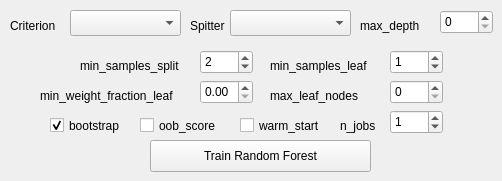
   <widget class="QWidget" name="tab3">
    <attribute name="title">
     <string>Random Forest</string>
    </attribute>
    <widget class="QSpinBox" name="min_samples_split_spinBox_3">
     <property name="geometry">
      <rect>
       <x>200</x>
       <y>50</y>
       <width>53</width>
       <height>24</height>
      </rect>
     </property>
     <property name="toolTip">
      <string>&lt;html&gt;&lt;head/&gt;&lt;body&gt;&lt;p&gt;&lt;span style=&quot; font-family:'Helvetica,Arial,sans-serif'; font-weight:600; color:#1d1f22;&quot;&gt;min_samples_split&lt;/span&gt;&lt;span style=&quot; font-family:'Helvetica,Arial,sans-serif'; color:#1d1f22;&quot;&gt; : int, optional (default=2)&lt;/span&gt;&lt;/p&gt;&lt;p&gt;&lt;span style=&quot; font-family:'Helvetica,Arial,sans-serif'; color:#1d1f22;&quot;&gt;The minimum number of samples required to split an internal node.&lt;/span&gt;&lt;/p&gt;&lt;/body&gt;&lt;/html&gt;</string>
     </property>
     <property name="value">
      <number>2</number>
     </property>
    </widget>
    <widget class="QPushButton" name="train_pushButton_3">
     <property name="geometry">
      <rect>
       <x>150</x>
       <y>140</y>
       <width>221</width>
       <height>32</height>
      </rect>
     </property>
     <property name="text">
      <string>Train Random Forest</string>
     </property>
    </widget>
    <widget class="QLabel" name="label_19">
     <property name="geometry">
      <rect>
       <x>270</x>
       <y>80</y>
       <width>111</width>
       <height>31</height>
      </rect>
     </property>
     <property name="text">
      <string>max_leaf_nodes</string>
     </property>
    </widget>
    <widget class="QSpinBox" name="max_depth_spinBox_3">
     <property name="geometry">
      <rect>
       <x>440</x>
       <y>10</y>
       <width>53</width>
       <height>24</height>
      </rect>
     </property>
     <property name="toolTip">
      <string>&lt;html&gt;&lt;head/&gt;&lt;body&gt;&lt;p&gt;&lt;span style=&quot; font-family:'Helvetica,Arial,sans-serif'; font-weight:600; color:#1d1f22;&quot;&gt;max_depth&lt;/span&gt;&lt;span style=&quot; font-family:'Helvetica,Arial,sans-serif'; color:#1d1f22;&quot;&gt; : int or None, optional (default=None)&lt;/span&gt;&lt;/p&gt;&lt;p&gt;&lt;span style=&quot; font-family:'Helvetica,Arial,sans-serif'; color:#1d1f22;&quot;&gt;The maximum depth of the tree. If None, then nodes are expanded until all leaves are pure or until all leaves contain less than min_samples_split samples. Ignored if max_leaf_nodes is not None.&lt;/span&gt;&lt;/p&gt;&lt;/body&gt;&lt;/html&gt;</string>
     </property>
    </widget>
    <widget class="QSpinBox" name="max_leaf_nodes_spinBox_3">
     <property name="geometry">
      <rect>
       <x>390</x>
       <y>80</y>
       <width>53</width>
       <height>24</height>
      </rect>
     </property>
     <property name="toolTip">
      <string notr="true">&lt;html&gt;&lt;head/&gt;&lt;body&gt;&lt;p&gt;&lt;span style=&quot; font-family:'Helvetica,Arial,sans-serif'; font-weight:600; color:#1d1f22;&quot;&gt;max_leaf_nodes : &lt;/span&gt;&lt;span style=&quot; font-family:'Helvetica,Arial,sans-serif'; color:#1d1f22;&quot;&gt;int or None, optional (default=None)&lt;/span&gt;&lt;/p&gt;&lt;p&gt;&lt;span style=&quot; font-family:'Helvetica,Arial,sans-serif'; color:#1d1f22;&quot;&gt;Grow a tree with max_leaf_nodes in best-first fashion. Best nodes are defined as relative reduction in impurity. If None then unlimited number of leaf nodes. If not None then max_depth will be ignored.&lt;/span&gt;&lt;/p&gt;&lt;/body&gt;&lt;/html&gt;</string>
     </property>
     <property name="value">
      <number>0</number>
     </property>
    </widget>
    <widget class="QLabel" name="label_20">
     <property name="geometry">
      <rect>
       <x>40</x>
       <y>80</y>
       <width>151</width>
       <height>31</height>
      </rect>
     </property>
     <property name="text">
      <string>min_weight_fraction_leaf</string>
     </property>
    </widget>
    <widget class="QSpinBox" name="min_samples_leaf_spinBox_3">
     <property name="geometry">
      <rect>
       <x>390</x>
       <y>50</y>
       <width>53</width>
       <height>24</height>
      </rect>
     </property>
     <property name="toolTip">
      <string>&lt;html&gt;&lt;head/&gt;&lt;body&gt;&lt;p&gt;&lt;span style=&quot; font-family:'Helvetica,Arial,sans-serif'; font-weight:600; color:#1d1f22;&quot;&gt;min_samples_leaf&lt;/span&gt;&lt;span style=&quot; font-family:'Helvetica,Arial,sans-serif'; color:#1d1f22;&quot;&gt; : int, optional (default=1)&lt;/span&gt;&lt;/p&gt;&lt;p&gt;&lt;span style=&quot; font-family:'Helvetica,Arial,sans-serif'; color:#1d1f22;&quot;&gt;The minimum number of samples required to be at a leaf node.&lt;/span&gt;&lt;/p&gt;&lt;/body&gt;&lt;/html&gt;</string>
     </property>
     <property name="value">
      <number>1</number>
     </property>
    </widget>
    <widget class="QComboBox" name="criterion_combo_box_3">
     <property name="geometry">
      <rect>
       <x>70</x>
       <y>10</y>
       <width>111</width>
       <height>26</height>
      </rect>
     </property>
     <property name="toolTip">
      <string>&lt;html&gt;&lt;head/&gt;&lt;body&gt;&lt;p&gt;&lt;span style=&quot; font-family:'Helvetica,Arial,sans-serif'; font-weight:600; color:#1d1f22;&quot;&gt;criterion&lt;/span&gt;&lt;span style=&quot; font-family:'Helvetica,Arial,sans-serif'; color:#1d1f22;&quot;&gt; : string, optional (default=”gini”)&lt;/span&gt;&lt;/p&gt;&lt;p&gt;&lt;span style=&quot; font-family:'Helvetica,Arial,sans-serif'; color:#1d1f22;&quot;&gt;The function to measure the quality of a split. Supported criteria are “gini” for the Gini impurity and “entropy” for the information gain.&lt;/span&gt;&lt;/p&gt;&lt;/body&gt;&lt;/html&gt;</string>
     </property>
    </widget>
    <widget class="QLabel" name="label_22">
     <property name="geometry">
      <rect>
       <x>270</x>
       <y>50</y>
       <width>111</width>
       <height>31</height>
      </rect>
     </property>
     <property name="text">
      <string>min_samples_leaf</string>
     </property>
    </widget>
    <widget class="QLabel" name="label_24">
     <property name="geometry">
      <rect>
       <x>80</x>
       <y>50</y>
       <width>111</width>
       <height>31</height>
      </rect>
     </property>
     <property name="text">
      <string>min_samples_split</string>
     </property>
    </widget>
    <widget class="QComboBox" name="splitter_combo_box_3">
     <property name="geometry">
      <rect>
       <x>230</x>
       <y>10</y>
       <width>121</width>
       <height>26</height>
      </rect>
     </property>
     <property name="toolTip">
      <string>&lt;html&gt;&lt;head/&gt;&lt;body&gt;&lt;p&gt;&lt;span style=&quot; font-family:'Helvetica,Arial,sans-serif'; font-weight:600; color:#1d1f22;&quot;&gt;splitter&lt;/span&gt;&lt;span style=&quot; font-family:'Helvetica,Arial,sans-serif'; color:#1d1f22;&quot;&gt; : string, optional (default=”best”)&lt;/span&gt;&lt;/p&gt;&lt;p&gt;&lt;span style=&quot; font-family:'Helvetica,Arial,sans-serif'; color:#1d1f22;&quot;&gt;The strategy used to choose the split at each node. Supported strategies are “best” to choose the best split and “random” to choose the best random split.&lt;/span&gt;&lt;/p&gt;&lt;/body&gt;&lt;/html&gt;</string>
     </property>
    </widget>
    <widget class="QDoubleSpinBox" name="min_weight_fraction_leaf_spinBox_3">
     <property name="geometry">
      <rect>
       <x>200</x>
       <y>80</y>
       <width>53</width>
       <height>24</height>
      </rect>
     </property>
     <property name="toolTip">
      <string>&lt;html&gt;&lt;head/&gt;&lt;body&gt;&lt;p&gt;&lt;span style=&quot; font-family:'Helvetica,Arial,sans-serif'; font-weight:600; color:#1d1f22;&quot;&gt;min_weight_fraction_leaf&lt;/span&gt;&lt;span style=&quot; font-family:'Helvetica,Arial,sans-serif'; color:#1d1f22;&quot;&gt; : float, optional (default=0.)&lt;/span&gt;&lt;/p&gt;&lt;p&gt;&lt;span style=&quot; font-family:'Helvetica,Arial,sans-serif'; color:#1d1f22;&quot;&gt;The minimum weighted fraction of the input samples required to be at a leaf node.&lt;/span&gt;&lt;/p&gt;&lt;/body&gt;&lt;/html&gt;</string>
     </property>
    </widget>
    <widget class="QLabel" name="label_25">
     <property name="geometry">
      <rect>
       <x>190</x>
       <y>10</y>
       <width>41</width>
       <height>31</height>
      </rect>
     </property>
     <property name="text">
      <string>Spitter</string>
     </property>
    </widget>
    <widget class="QLabel" name="label_26">
     <property name="geometry">
      <rect>
       <x>10</x>
       <y>10</y>
       <width>51</width>
       <height>31</height>
      </rect>
     </property>
     <property name="text">
      <string>Criterion</string>
     </property>
    </widget>
    <widget class="QLabel" name="label_27">
     <property name="geometry">
      <rect>
       <x>360</x>
       <y>10</y>
       <width>71</width>
       <height>31</height>
      </rect>
     </property>
     <property name="text">
      <string>max_depth</string>
     </property>
    </widget>
    <widget class="QCheckBox" name="bootstrap_checkBox">
     <property name="geometry">
      <rect>
       <x>50</x>
       <y>110</y>
       <width>81</width>
       <height>31</height>
      </rect>
     </property>
     <property name="toolTip">
      <string>&lt;html&gt;&lt;head/&gt;&lt;body&gt;&lt;p&gt;&lt;span style=&quot; font-family:'Helvetica,Arial,sans-serif'; font-weight:600; color:#1d1f22;&quot;&gt;bootstrap&lt;/span&gt;&lt;span style=&quot; font-family:'Helvetica,Arial,sans-serif'; color:#1d1f22;&quot;&gt; : boolean, optional (default=True)&lt;/span&gt;&lt;/p&gt;&lt;p&gt;&lt;span style=&quot; font-family:'Helvetica,Arial,sans-serif'; color:#1d1f22;&quot;&gt;Whether bootstrap samples are used when building trees.&lt;/span&gt;&lt;/p&gt;&lt;/body&gt;&lt;/html&gt;</string>
     </property>
     <property name="text">
      <string>bootstrap</string>
     </property>
     <property name="checked">
      <bool>true</bool>
     </property>
    </widget>
    <widget class="QCheckBox" name="oob_score_checkBox">
     <property name="geometry">
      <rect>
       <x>140</x>
       <y>110</y>
       <width>91</width>
       <height>31</height>
      </rect>
     </property>
     <property name="toolTip">
      <string>&lt;html&gt;&lt;head/&gt;&lt;body&gt;&lt;p&gt;&lt;span style=&quot; font-family:'Helvetica,Arial,sans-serif'; font-weight:600; color:#1d1f22;&quot;&gt;oob_score&lt;/span&gt;&lt;span style=&quot; font-family:'Helvetica,Arial,sans-serif'; color:#1d1f22;&quot;&gt; : bool&lt;/span&gt;&lt;/p&gt;&lt;p&gt;&lt;span style=&quot; font-family:'Helvetica,Arial,sans-serif'; color:#1d1f22;&quot;&gt;Whether to use out-of-bag samples to estimate the generalization error.&lt;/span&gt;&lt;/p&gt;&lt;/body&gt;&lt;/html&gt;</string>
     </property>
     <property name="text">
      <string>oob_score</string>
     </property>
    </widget>
    <widget class="QCheckBox" name="warm_start_checkBox">
     <property name="geometry">
      <rect>
       <x>240</x>
       <y>110</y>
       <width>91</width>
       <height>31</height>
      </rect>
     </property>
     <property name="toolTip">
      <string>&lt;html&gt;&lt;head/&gt;&lt;body&gt;&lt;p&gt;&lt;span style=&quot; font-family:'Helvetica,Arial,sans-serif'; font-weight:600; color:#1d1f22;&quot;&gt;warm_start&lt;/span&gt;&lt;span style=&quot; font-family:'Helvetica,Arial,sans-serif'; color:#1d1f22;&quot;&gt; : bool, optional (default=False)&lt;/span&gt;&lt;/p&gt;&lt;p&gt;&lt;span style=&quot; font-family:'Helvetica,Arial,sans-serif'; color:#1d1f22;&quot;&gt;When set to &lt;/span&gt;&lt;span style=&quot; font-family:'monospace'; color:#222222; background-color:#ecf0f3;&quot;&gt;True&lt;/span&gt;&lt;span style=&quot; font-family:'Helvetica,Arial,sans-serif'; color:#1d1f22;&quot;&gt;, reuse the solution of the previous call to fit and add more estimators to the ensemble, otherwise, just fit a whole new forest.&lt;/span&gt;&lt;/p&gt;&lt;/body&gt;&lt;/html&gt;</string>
     </property>
     <property name="text">
      <string>warm_start</string>
     </property>
    </widget>
    <widget class="QLabel" name="label_16">
     <property name="geometry">
      <rect>
       <x>340</x>
       <y>110</y>
       <width>41</width>
       <height>31</height>
      </rect>
     </property>
     <property name="text">
      <string>n_jobs</string>
     </property>
    </widget>
    <widget class="QSpinBox" name="n_jobs_spinBox">
     <property name="geometry">
      <rect>
       <x>390</x>
       <y>110</y>
       <width>53</width>
       <height>24</height>
      </rect>
     </property>
     <property name="toolTip">
      <string>&lt;html&gt;&lt;head/&gt;&lt;body&gt;&lt;p&gt;&lt;span style=&quot; font-family:'Helvetica,Arial,sans-serif'; font-weight:600; color:#1d1f22;&quot;&gt;n_jobs&lt;/span&gt;&lt;span style=&quot; font-family:'Helvetica,Arial,sans-serif'; color:#1d1f22;&quot;&gt; : integer, optional (default=1)&lt;/span&gt;&lt;/p&gt;&lt;p&gt;&lt;span style=&quot; font-family:'Helvetica,Arial,sans-serif'; color:#1d1f22;&quot;&gt;The number of jobs to run in parallel for both fit and predict. If -1, then the number of jobs is set to the number of cores.&lt;/span&gt;&lt;/p&gt;&lt;/body&gt;&lt;/html&gt;</string>
     </property>
     <property name="minimum">
      <number>-1</number>
     </property>
     <property name="value">
      <number>1</number>
     </property>
    </widget>
   </widget>
